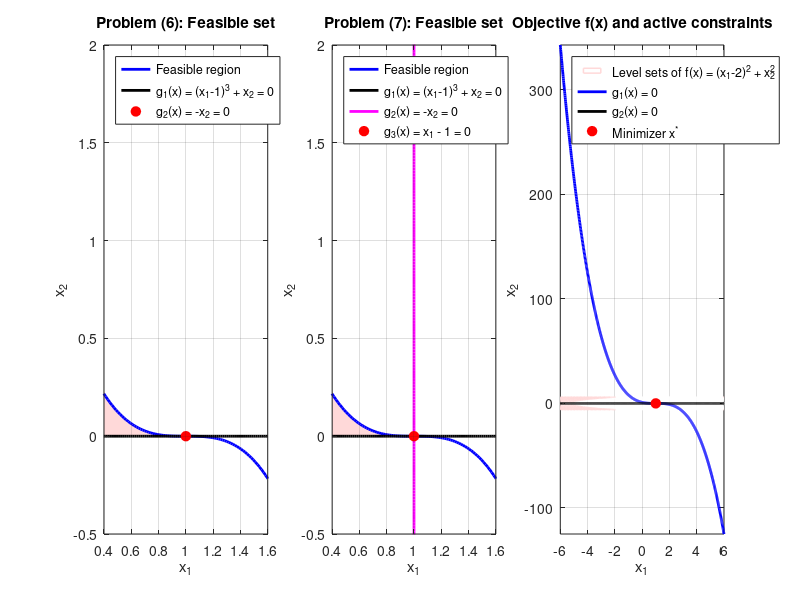

This chart was generated by the following MATLAB code:
%% Exercise g): Feasible sets and objective visualization (single large figure)
% Objective function:
%   f(x) = (x1 - 2)^2 + x2^2
%
% Constraints:
%   g1(x) = (x1 - 1)^3 + x2 <= 0   <=>  x2 <= -(x1 - 1)^3
%   g2(x) = -x2 <= 0               <=>  x2 >= 0
%   g3(x) = x1 - 1 <= 0            <=>  x1 <= 1

clear; close all; clc;

%% -------------------------------------------------------
% Visualization domain (chosen large enough to see geometry clearly)
x1_min = -6;  x1_max = 6;
x2_min = -6;  x2_max = 6;

N = 800;
x1 = linspace(x1_min, x1_max, N);
x2 = linspace(x2_min, x2_max, N);
[X1, X2] = meshgrid(x1, x2);

%% -------------------------------------------------------
% Evaluate constraints on the grid
g1 = (X1 - 1).^3 + X2;
g2 = -X2;
g3 = X1 - 1;

% Feasible sets
feasible6 = (g1 <= 0) & (g2 <= 0);
feasible7 = (g1 <= 0) & (g2 <= 0) & (g3 <= 0);

%% -------------------------------------------------------
% Boundary curves (constraints = 0)
x2_g1 = -(x1 - 1).^3;        % g1(x) = 0
x2_g2 = zeros(size(x1));     % g2(x) = 0
x1_g3 = ones(size(x2));      % g3(x) = 0

%% -------------------------------------------------------
% Objective function
f = (X1 - 2).^2 + X2.^2;

%% Known minimizer (for both problems)
x_star = [1, 0];

%% -------------------------------------------------------
% Create one large figure with subplots
figure('Units','normalized','Position',[0.03 0.05 0.94 0.85]);

%% =======================================================
% Subplot 1: Feasible set of Problem (6)
subplot(1,3,1);
imagesc(x1, x2, feasible6); axis xy; axis  tight;
colormap([1 1 1; 1 0.85 0.85]); % white = infeasible, red = feasible
hold on;

plot(x1, x2_g1, 'b-', 'LineWidth', 2);   % g1(x) = 0
plot(x1, x2_g2, 'k-', 'LineWidth', 2);   % g2(x) = 0
plot(x_star(1), x_star(2), 'ro', 'MarkerFaceColor','r', 'MarkerSize',7);
xlim([0.4 1.6]);
ylim([-0.5 2]);

title('Problem (6): Feasible set');
xlabel('x_1'); ylabel('x_2');
legend({ ...
    'Feasible region', ...
    'g_1(x) = (x_1-1)^3 + x_2 = 0', ...
    'g_2(x) = -x_2 = 0', ...
    'Minimizer x^* = (1,0)'}, ...
    'Location','northwest');
grid on; box on;

%% =======================================================
% Subplot 2: Feasible set of Problem (7)
subplot(1,3,2);
imagesc(x1, x2, feasible7); axis xy; axis  tight;
colormap([1 1 1; 1 0.85 0.85]);
hold on;

plot(x1, x2_g1, 'b-', 'LineWidth', 2);   % g1(x) = 0
plot(x1, x2_g2, 'k-', 'LineWidth', 2);   % g2(x) = 0
plot(x1_g3, x2, 'm-', 'LineWidth', 2);   % g3(x) = 0
plot(x_star(1), x_star(2), 'ro', 'MarkerFaceColor','r', 'MarkerSize',7);
xlim([0.4 1.6]);
ylim([-0.5 2]);

title('Problem (7): Feasible set');
xlabel('x_1'); ylabel('x_2');
legend({ ...
    'Feasible region', ...
    'g_1(x) = (x_1-1)^3 + x_2 = 0', ...
    'g_2(x) = -x_2 = 0', ...
    'g_3(x) = x_1 - 1 = 0', ...
    'Minimizer x^* = (1,0)'}, ...
    'Location','northwest');
grid on; box on;

%% =======================================================
% Subplot 3: Objective function and feasible boundary
subplot(1,3,3);
contour(X1, X2, f, 30, 'LineWidth',1.1);
hold on;

plot(x1, x2_g1, 'b-', 'LineWidth', 2);
plot(x1, x2_g2, 'k-', 'LineWidth', 2);
plot(x_star(1), x_star(2), 'ro', 'MarkerFaceColor','r', 'MarkerSize',7);
xlim([0.5 1.5]);
ylim([-0.5 0.5]);



axis  tight;
title('Objective f(x) and active constraints');
xlabel('x_1'); ylabel('x_2');
legend({ ...
    'Level sets of f(x) = (x_1-2)^2 + x_2^2', ...
    'g_1(x) = 0', ...
    'g_2(x) = 0', ...
    'Minimizer x^*'}, ...
    'Location','northwest');
grid on; box on;
